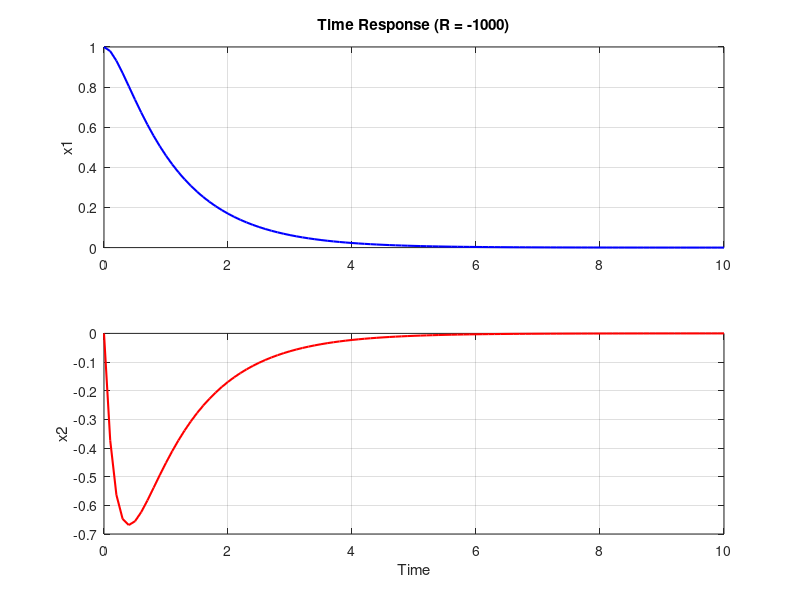
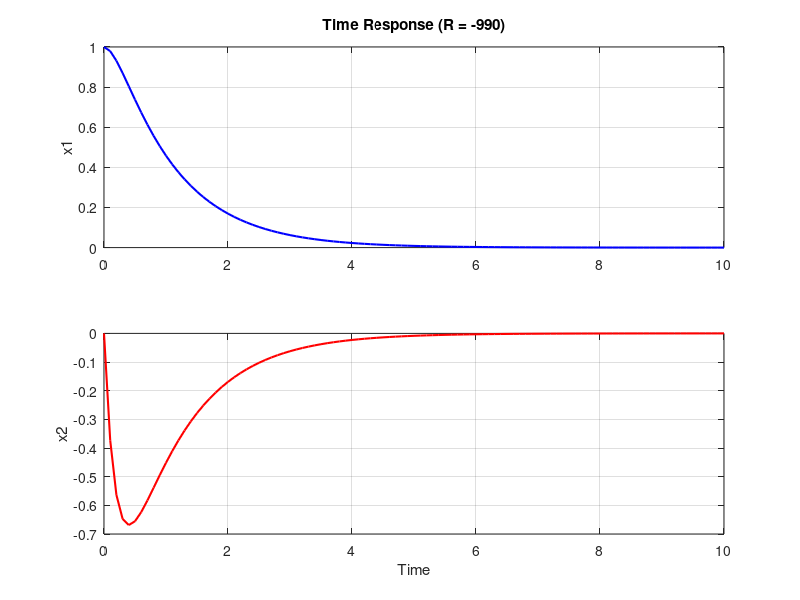
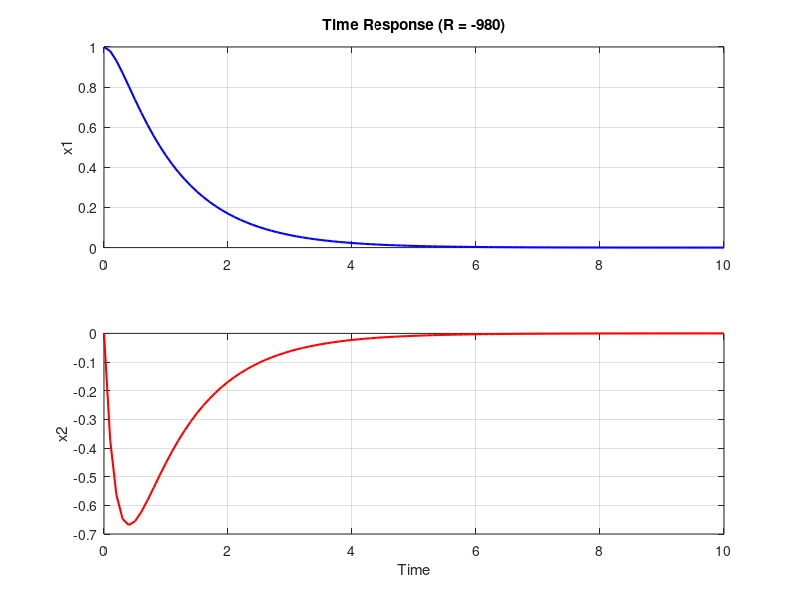
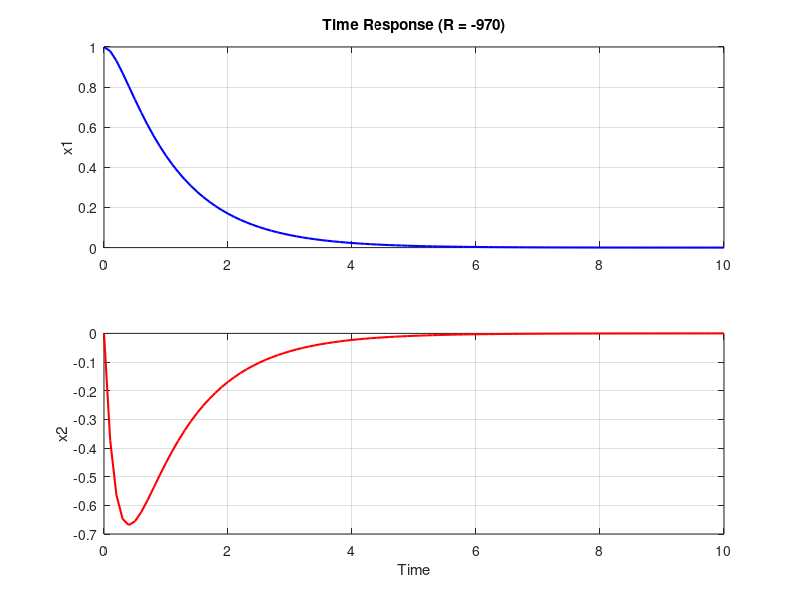

Here is the MATLAB script that generated these plots, in order: (Note: this script raises an error after producing the figures.)
A = [0 1; -5 -6];
B = [0; 1];
Q = [1 0; 0 1];
x0 = [1; 0];

% Rの値の範囲とステップサイズの設定
R_values = -1000:10:1000;

for i = 1:length(R_values)
    R = R_values(i); % Rの値を設定

    [K, P, ~] = lqr(A, B, Q, R); % 最適レギュレータのゲイン行列Kを計算

    t = 0:0.1:10; % 時間範囲
    sys = ss(A-B*K, B, eye(2), zeros(2,1)); % システムモデルを作成
    [~, ~, x] = initial(sys, x0, t); % 初期値からの時間応答を計算

    % グラフのプロット
    figure;
    subplot(2, 1, 1);
    plot(t, x(:, 1), 'b', 'LineWidth', 1.5);
    ylabel('x1');
    title(['Time Response (R = ' num2str(R_values(i)) ')']);
    grid on;

    subplot(2, 1, 2);
    plot(t, x(:, 2), 'r', 'LineWidth', 1.5);
    ylabel('x2');
    xlabel('Time');
    grid on;
end
